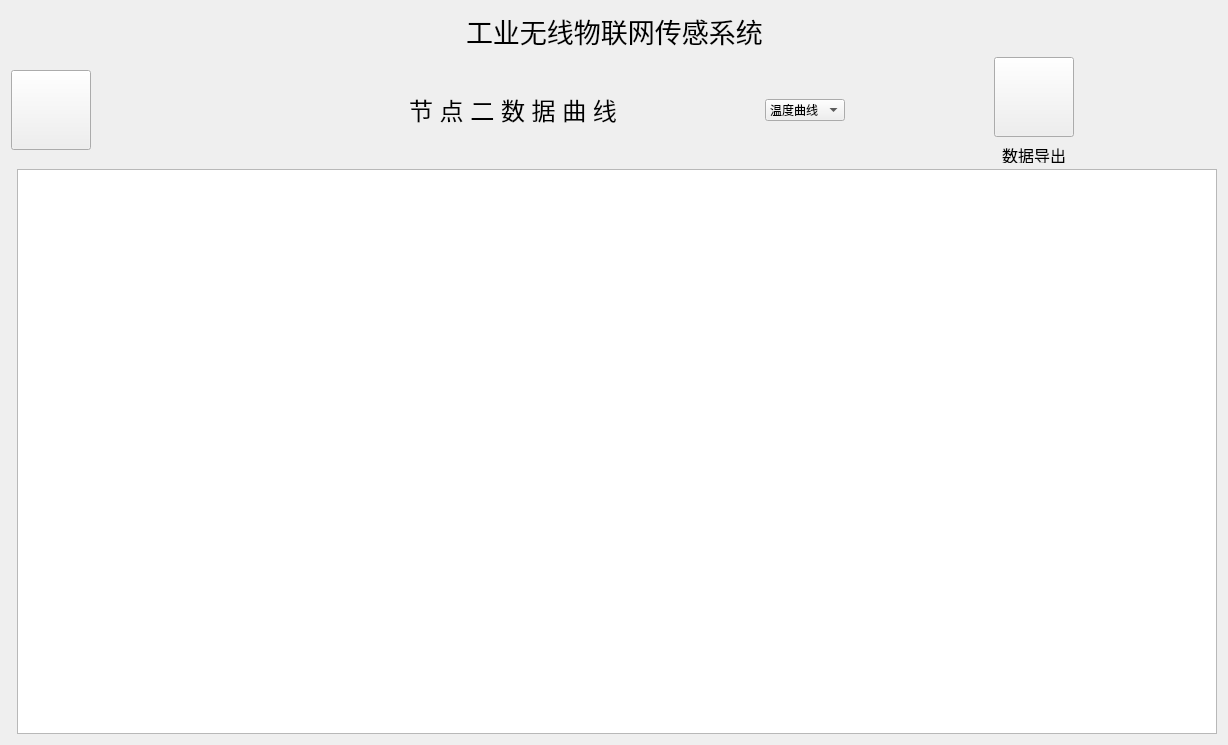
<?xml version="1.0" encoding="UTF-8"?>
<ui version="4.0">
 <class>nodetwoline</class>
 <widget class="QWidget" name="nodetwoline">
  <property name="geometry">
   <rect>
    <x>0</x>
    <y>0</y>
    <width>1228</width>
    <height>745</height>
   </rect>
  </property>
  <property name="windowTitle">
   <string>Form</string>
  </property>
  <layout class="QGridLayout" name="gridLayout">
   <item row="0" column="0" colspan="2">
    <layout class="QHBoxLayout" name="horizontalLayout_2">
     <item>
      <spacer name="horizontalSpacer_3">
       <property name="orientation">
        <enum>Qt::Horizontal</enum>
       </property>
       <property name="sizeHint" stdset="0">
        <size>
         <width>40</width>
         <height>20</height>
        </size>
       </property>
      </spacer>
     </item>
     <item>
      <widget class="QLabel" name="label_5">
       <property name="text">
        <string>&lt;html&gt;&lt;head/&gt;&lt;body&gt;&lt;p&gt;&lt;span style=&quot; font-size:20pt;&quot;&gt;工业无线物联网传感系统&lt;/span&gt;&lt;/p&gt;&lt;/body&gt;&lt;/html&gt;</string>
       </property>
      </widget>
     </item>
     <item>
      <spacer name="horizontalSpacer_4">
       <property name="orientation">
        <enum>Qt::Horizontal</enum>
       </property>
       <property name="sizeHint" stdset="0">
        <size>
         <width>40</width>
         <height>20</height>
        </size>
       </property>
      </spacer>
     </item>
    </layout>
   </item>
   <item row="1" column="0" colspan="2">
    <layout class="QHBoxLayout" name="horizontalLayout_4">
     <item>
      <layout class="QHBoxLayout" name="horizontalLayout_3">
       <item>
        <widget class="QPushButton" name="pushButton">
         <property name="minimumSize">
          <size>
           <width>80</width>
           <height>80</height>
          </size>
         </property>
         <property name="maximumSize">
          <size>
           <width>80</width>
           <height>80</height>
          </size>
         </property>
         <property name="styleSheet">
          <string notr="true">border-image: url(:/PIC/Return.png);</string>
         </property>
         <property name="text">
          <string/>
         </property>
        </widget>
       </item>
       <item>
        <spacer name="horizontalSpacer_5">
         <property name="orientation">
          <enum>Qt::Horizontal</enum>
         </property>
         <property name="sizeHint" stdset="0">
          <size>
           <width>40</width>
           <height>20</height>
          </size>
         </property>
        </spacer>
       </item>
      </layout>
     </item>
     <item>
      <widget class="QLabel" name="label_2">
       <property name="minimumSize">
        <size>
         <width>100</width>
         <height>100</height>
        </size>
       </property>
       <property name="maximumSize">
        <size>
         <width>100</width>
         <height>100</height>
        </size>
       </property>
       <property name="styleSheet">
        <string notr="true">border-image: url(:/PIC/node2.png);</string>
       </property>
       <property name="text">
        <string/>
       </property>
      </widget>
     </item>
     <item>
      <spacer name="horizontalSpacer">
       <property name="orientation">
        <enum>Qt::Horizontal</enum>
       </property>
       <property name="sizeHint" stdset="0">
        <size>
         <width>40</width>
         <height>20</height>
        </size>
       </property>
      </spacer>
     </item>
     <item>
      <widget class="QLabel" name="label">
       <property name="text">
        <string>&lt;html&gt;&lt;head/&gt;&lt;body&gt;&lt;p&gt;&lt;span style=&quot; font-size:18pt;&quot;&gt;节 点 二 数 据 曲 线&lt;/span&gt;&lt;/p&gt;&lt;/body&gt;&lt;/html&gt;</string>
       </property>
       <property name="alignment">
        <set>Qt::AlignCenter</set>
       </property>
      </widget>
     </item>
     <item>
      <spacer name="horizontalSpacer_2">
       <property name="orientation">
        <enum>Qt::Horizontal</enum>
       </property>
       <property name="sizeHint" stdset="0">
        <size>
         <width>40</width>
         <height>20</height>
        </size>
       </property>
      </spacer>
     </item>
     <item>
      <widget class="QComboBox" name="comboBox">
       <property name="minimumSize">
        <size>
         <width>80</width>
         <height>0</height>
        </size>
       </property>
       <property name="maximumSize">
        <size>
         <width>80</width>
         <height>16777215</height>
        </size>
       </property>
       <item>
        <property name="text">
         <string>温度曲线</string>
        </property>
       </item>
       <item>
        <property name="text">
         <string>湿度曲线</string>
        </property>
       </item>
       <item>
        <property name="text">
         <string>光照曲线</string>
        </property>
       </item>
      </widget>
     </item>
     <item>
      <spacer name="horizontalSpacer_7">
       <property name="orientation">
        <enum>Qt::Horizontal</enum>
       </property>
       <property name="sizeHint" stdset="0">
        <size>
         <width>40</width>
         <height>20</height>
        </size>
       </property>
      </spacer>
     </item>
     <item>
      <layout class="QVBoxLayout" name="verticalLayout">
       <item>
        <widget class="QPushButton" name="pushButton_3">
         <property name="minimumSize">
          <size>
           <width>80</width>
           <height>80</height>
          </size>
         </property>
         <property name="maximumSize">
          <size>
           <width>80</width>
           <height>80</height>
          </size>
         </property>
         <property name="styleSheet">
          <string notr="true">border-image: url(:/PIC/Series2.png);</string>
         </property>
         <property name="text">
          <string/>
         </property>
        </widget>
       </item>
       <item>
        <widget class="QLabel" name="label_3">
         <property name="minimumSize">
          <size>
           <width>0</width>
           <height>20</height>
          </size>
         </property>
         <property name="maximumSize">
          <size>
           <width>16777215</width>
           <height>20</height>
          </size>
         </property>
         <property name="text">
          <string>&lt;html&gt;&lt;head/&gt;&lt;body&gt;&lt;p align=&quot;center&quot;&gt;&lt;span style=&quot; font-size:12pt;&quot;&gt;数据导出&lt;/span&gt;&lt;/p&gt;&lt;/body&gt;&lt;/html&gt;</string>
         </property>
         <property name="alignment">
          <set>Qt::AlignCenter</set>
         </property>
        </widget>
       </item>
      </layout>
     </item>
     <item>
      <spacer name="horizontalSpacer_6">
       <property name="orientation">
        <enum>Qt::Horizontal</enum>
       </property>
       <property name="sizeHint" stdset="0">
        <size>
         <width>40</width>
         <height>20</height>
        </size>
       </property>
      </spacer>
     </item>
    </layout>
   </item>
   <item row="2" column="1">
    <widget class="QChartView" name="graphicsView">
     <property name="minimumSize">
      <size>
       <width>0</width>
       <height>0</height>
      </size>
     </property>
     <property name="maximumSize">
      <size>
       <width>16777215</width>
       <height>16777215</height>
      </size>
     </property>
    </widget>
   </item>
   <item row="3" column="0">
    <layout class="QHBoxLayout" name="horizontalLayout"/>
   </item>
  </layout>
 </widget>
 <customwidgets>
  <customwidget>
   <class>QChartView</class>
   <extends>QGraphicsView</extends>
   <header location="global">qchartview.h</header>
  </customwidget>
 </customwidgets>
 <resources/>
 <connections/>
</ui>
